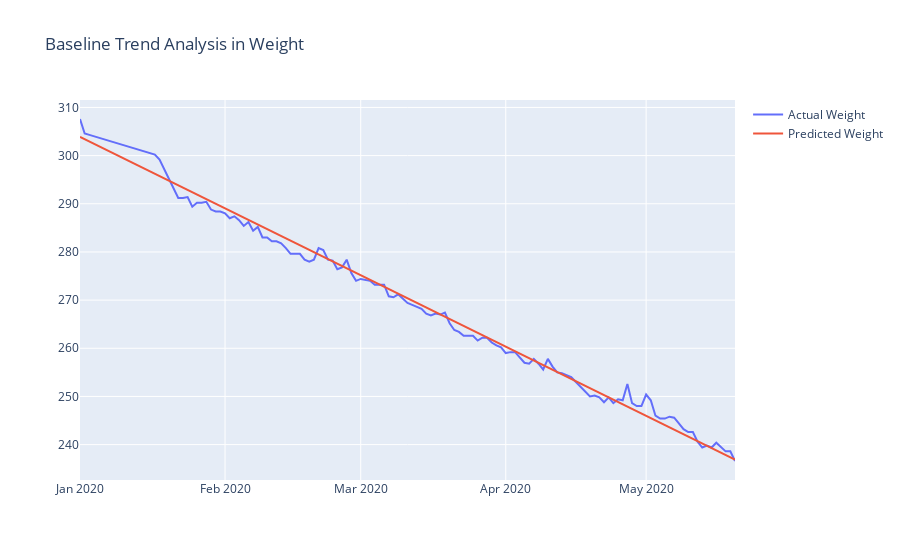

Notebook code for this chart:
### Code cell
# Plotting weight with a trend line shows a pretty consistent outcome, making other variable analysis likely 
# to show some results

fig = go.Figure()
fig.add_trace(go.Scatter(x = weight['DATE'],\
                         y = weight['WEIGHT'],\
                         name = 'Actual Weight'))

fig.add_trace(go.Scatter(x = weight['DATE'],\
                         y = weight['PRED_WEIGHT'],\
                         name = 'Predicted Weight'))

fig.update_layout(title_text = "Baseline Trend Analysis in Weight")

fig.show()

### Figure 1 — Plotly figure (JSON) as saved in the notebook; plotly's stock layout.template omitted (floating-point values rounded to 4 significant figures; data arrays with more than 128 entries replaced by an {"elided": "..."} marker saying what was removed)
{"data": [{"name": "Actual Weight", "type": "scatter", "x": {"elided": "141 str values"}, "y": {"elided": "141 float values"}}, {"name": "Predicted Weight", "type": "scatter", "x": {"elided": "141 str values"}, "y": {"elided": "141 float values"}}], "layout": {"title": {"text": "Baseline Trend Analysis in Weight"}}}
